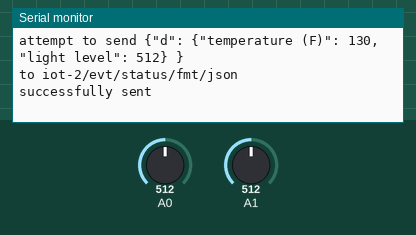
Recording of a sketch running on a simulated Arduino Uno, built with avr-gcc and run on an emulated ATmega328P. On the bench: the last lines printed to the serial monitor. The test bench sets the inputs (shaded band); at power-on: A0 = 512, A1 = 512. No MQTT or app messages arrive unless stated.

Above: at 18.0 s.
18.1 s: A0 set to 716
At 20.18 s:
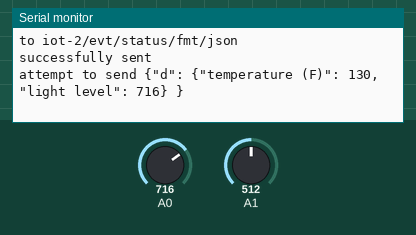
33.1 s: A1 set to 716
At 40.9 s:
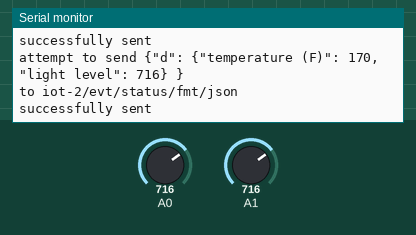
48.1 s: A0 set to 900
At 60.7 s:
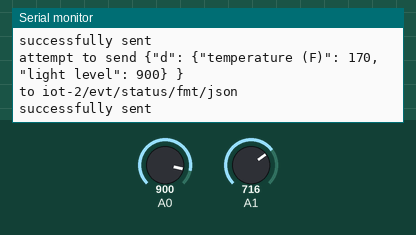
Timing chart, 0 to 62.2 s (numbered marks = the images above; inputs shaded):
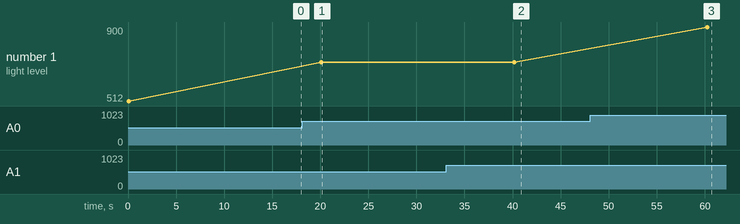

Measured:
- after the input at 18.1 s, the serial monitor: prints a new line after 2.0 s (image 1)
- after the input at 33.1 s, the serial monitor: prints a new line after 7.1 s (image 2)
- after the input at 48.1 s, the serial monitor: prints a new line after 12.1 s (image 3)
- plotted number 1: 512 → 716 after the input at 18.1 s, 716 → 900 after the input at 48.1 s

The sketch:

MQTT_IOT_Sensor_Rel.ino
```cpp
/*
 MQTT IOT Example
 - continuously obtains values from the Virtuabotix DHT11 temperature/humidity sensor
 - formats the results as a JSON string for the IBM IOT example
 - connects to an MQTT server (either local or at the IBM IOT Cloud)
 - and publishes the JSON String to the topic named quickstart:MY_MAC_ADDRESS
 */

#include <SPI.h>
#include <Ethernet.h>
#include <PubSubClient.h>

// Update this to either the MAC address found on the sticker on your ethernet shield (newer shields)
// or a different random hexadecimal value (change at least the last four bytes)
byte mac[]    = {0xDE, 0xED, 0xBA, 0xFE, 0xFE, 0xAA };
char macstr[] = "deedbafefeaa";
// Note this next value is only used if you intend to test against a local MQTT server
byte localserver[] = {192, 168, 1, 23 };
// Update this value to an appropriate open IP on your local network
byte ip[] = {192, 168, 1, 177};


char servername[]="f8j9h3.messaging.internetofthings.ibmcloud.com";
String clientName = String("d:f8j9h3:ArduinoUno:") + macstr;
String topicName = String("iot-2/evt/status/fmt/json");
char username[]="use-token-auth";
char password[]="ajOhZ+U4OY)+*gLKC7";

float tempF = 0.0;
float tempC = 0.0;
int lightLvl = 0;

unsigned long time = 0;

EthernetClient ethClient;
// Uncomment this next line and comment out the line after it to test against a local MQTT server
//PubSubClient client(localserver, 1883, 0, ethClient);
PubSubClient client(servername, 1883, 0, ethClient);

void setup()
{
  analogReference(INTERNAL);
  // Start the ethernet client, open up serial port for debugging, and attach the DHT11 sensor
  Ethernet.begin(mac, ip);
  Serial.begin(9600);

}

void loop()
{
  char clientStr[40];
  clientName.toCharArray(clientStr,40);
  char topicStr[26];
  topicName.toCharArray(topicStr,26);
  getData();
  if (!client.connected()) {
    Serial.print("Trying to connect to: ");
    Serial.println(clientStr);
    client.connect(clientStr,username,password);
  }
  if (client.connected() ) {
    String json = buildJson();
    char jsonStr[200];
    json.toCharArray(jsonStr,200);
    boolean pubresult = client.publish(topicStr,jsonStr);
    Serial.print("attempt to send ");
    Serial.println(jsonStr);
    Serial.print("to ");
    Serial.println(topicStr);
    if (pubresult)
      Serial.println("successfully sent");
    else
      Serial.println("unsuccessfully sent");
  }
  delay(20000);
}

String buildJson() {
  String data = "{\"d\": {""\"temperature (F)\": ";
  data+=(int)tempF;
  data+=",\"light level\": ";
  data+=(int)lightLvl;
  data+="} }";
  return data;
  //return ("{\"d\": {\"msg\": \"Hello World\"}");
}

void getData() {
  lightLvl = analogRead(0);
  tempC = analogRead(1) / 9.31;
  tempF = 1.8 * tempC + 32;
}
```
